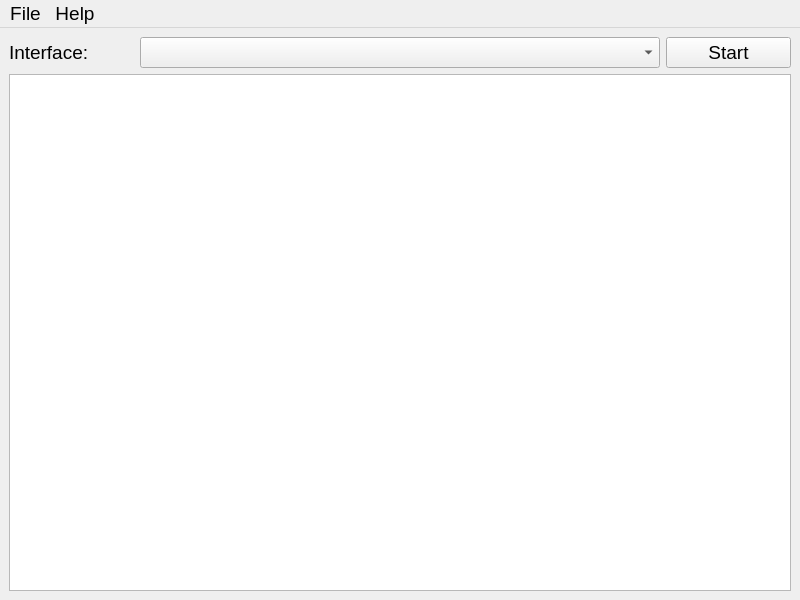
<?xml version="1.0" encoding="UTF-8"?>
<ui version="4.0">
 <class>MainWindow</class>
 <widget class="QMainWindow" name="MainWindow">
  <property name="geometry">
   <rect>
    <x>0</x>
    <y>0</y>
    <width>800</width>
    <height>600</height>
   </rect>
  </property>
  <property name="font">
   <font>
    <pointsize>14</pointsize>
   </font>
  </property>
  <property name="windowTitle">
   <string>Sniffer</string>
  </property>
  <widget class="QWidget" name="centralwidget">
   <layout class="QGridLayout" name="gridLayout">
    <item row="0" column="5">
     <widget class="QPushButton" name="startButton">
      <property name="text">
       <string>Start</string>
      </property>
     </widget>
    </item>
    <item row="0" column="0">
     <widget class="QLabel" name="label">
      <property name="text">
       <string>Interface:</string>
      </property>
     </widget>
    </item>
    <item row="2" column="0" colspan="6">
     <widget class="QTableWidget" name="tableWidget"/>
    </item>
    <item row="0" column="1" colspan="4">
     <widget class="QComboBox" name="interfaceBox"/>
    </item>
   </layout>
  </widget>
  <widget class="QMenuBar" name="menubar">
   <property name="geometry">
    <rect>
     <x>0</x>
     <y>0</y>
     <width>800</width>
     <height>37</height>
    </rect>
   </property>
   <widget class="QMenu" name="menuFile">
    <property name="title">
     <string>File</string>
    </property>
    <addaction name="actionExit"/>
   </widget>
   <widget class="QMenu" name="menuHelp">
    <property name="title">
     <string>Help</string>
    </property>
    <addaction name="actionAbout"/>
   </widget>
   <addaction name="menuFile"/>
   <addaction name="menuHelp"/>
  </widget>
  <action name="actionExit">
   <property name="text">
    <string>Exit</string>
   </property>
   <property name="font">
    <font>
     <pointsize>14</pointsize>
    </font>
   </property>
  </action>
  <action name="actionAbout">
   <property name="text">
    <string>About</string>
   </property>
   <property name="font">
    <font>
     <pointsize>14</pointsize>
    </font>
   </property>
  </action>
 </widget>
 <resources/>
 <connections>
  <connection>
   <sender>actionExit</sender>
   <signal>triggered()</signal>
   <receiver>MainWindow</receiver>
   <slot>close()</slot>
   <hints>
    <hint type="sourcelabel">
     <x>-1</x>
     <y>-1</y>
    </hint>
    <hint type="destinationlabel">
     <x>399</x>
     <y>299</y>
    </hint>
   </hints>
  </connection>
 </connections>
</ui>
